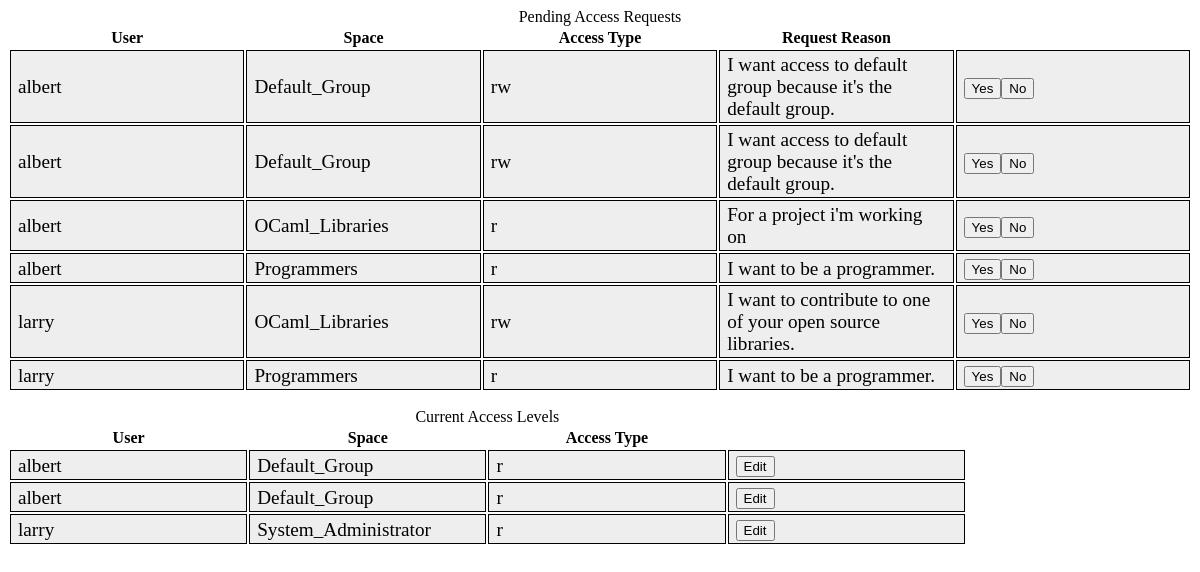
Screenshot of /manage/ with the database file from the repository.
### API/models.py (models this page shows)
class Pending(models.Model):
    user = models.ForeignKey(User)
    space = models.ForeignKey(Spaces)
    access_type = models.CharField(max_length=200)
    explanation_string = models.CharField(max_length=200)

### Interface/views.py (the view)
# urls.py: url(r'^manage/', 'Interface.views.manage'),
def manage(request):
    requests = models.Pending.objects.all().values("user__username", "space__name", "access_type", "explanation_string")
    rights = models.Access.objects.all().values("user__username", "space__name", "access_type")
    context = {'requests': requests, "rights": rights}
    return render(request, 'manage.html', context)

### templates/manage.html (shortened to what this page needs)
{% load static %}
<!DOCTYPE html>
<html>
<head>
    <link rel="stylesheet" href="{% static 'css/main_style.css' %}" >
</head>
<body>
<table class = 'stylintable'>
    <caption>Pending Access Requests</caption>
    <tr><th>User</th><th>Space</th><th>Access Type</th><th>Request Reason</th></tr>
    {% for request in requests %}
        <tr>
            <td>{{ request.user__username }}</td>
            <td>{{ request.space__name }}</td>
            <td>{{ request.access_type }}</td>
            <td> {{ request.explanation_string }}</td>
            <td><button class = 'yes'>Yes</button><button class="no">No</button></td>
        </tr>
    {% endfor %}
</table>
<table class = 'stylintable'>
    <caption>Current Access Levels</caption>
    <tr><th>User</th><th>Space</th><th>Access Type</th></tr>
    {% for right in rights %}
        <tr>
            <td>{{ right.user__username }}</td>
            <td>{{ right.space__name }}</td>
            <td>{{ right.access_type }}</td>
            <td><button class = 'edit'>Edit</button></td>
        </tr>
    {% endfor %}
</table>
</body>
</html>

### Interface/static/css/main_style.css (style rules this page uses)
.stylintable td, #stylintable th { font-size: 1.2em; border: 1px solid #000000; padding: 3px 7px 2px 7px; width:20%; background-color: #eeeeee; }

### rows the page displays
Pending: user__username "albert", space__name "OCaml_Libraries", access_type "r", explanation_string "For a project i'm working on"
Pending: user__username "larry", space__name "OCaml_Libraries", access_type "rw", explanation_string "I want to contribute to one of your open source libraries."

### other values shown
{{ request.user__username }} "albert" "albert" "albert" "larry"
{{ request.space__name }} "Default_Group" "Default_Group" "Programmers" "Programmers"
{{ request.access_type }} "rw" "rw" "r" "r"
{{ request.explanation_string }} "I want access to default group because it's the default group." "I want access to default group because it's the default group." "I want to be a programmer." "I want to be a programmer."
{{ right.user__username }} "albert" "albert" "larry"
{{ right.space__name }} "Default_Group" "Default_Group" "System_Administrator"
{{ right.access_type }} "r" "r" "r"
